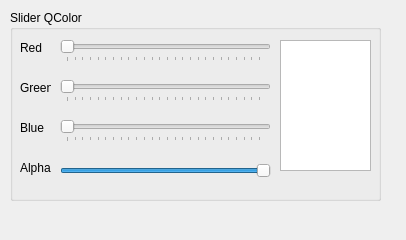
<?xml version="1.0" encoding="UTF-8"?>
<ui version="4.0">
 <class>slider_scrollbar_form</class>
 <widget class="QWidget" name="slider_scrollbar_form">
  <property name="geometry">
   <rect>
    <x>0</x>
    <y>0</y>
    <width>406</width>
    <height>240</height>
   </rect>
  </property>
  <property name="windowTitle">
   <string>Slider ScrollBar Demo</string>
  </property>
  <widget class="QGroupBox" name="groupBox">
   <property name="geometry">
    <rect>
     <x>10</x>
     <y>10</y>
     <width>371</width>
     <height>191</height>
    </rect>
   </property>
   <property name="title">
    <string>Slider QColor</string>
   </property>
   <widget class="QSlider" name="sliderRed">
    <property name="geometry">
     <rect>
      <x>50</x>
      <y>30</y>
      <width>211</width>
      <height>22</height>
     </rect>
    </property>
    <property name="maximum">
     <number>255</number>
    </property>
    <property name="orientation">
     <enum>Qt::Horizontal</enum>
    </property>
    <property name="tickPosition">
     <enum>QSlider::TicksBelow</enum>
    </property>
   </widget>
   <widget class="QSlider" name="sliderGreen">
    <property name="geometry">
     <rect>
      <x>50</x>
      <y>70</y>
      <width>211</width>
      <height>22</height>
     </rect>
    </property>
    <property name="maximum">
     <number>255</number>
    </property>
    <property name="orientation">
     <enum>Qt::Horizontal</enum>
    </property>
    <property name="tickPosition">
     <enum>QSlider::TicksBelow</enum>
    </property>
   </widget>
   <widget class="QSlider" name="sliderBlue">
    <property name="geometry">
     <rect>
      <x>50</x>
      <y>110</y>
      <width>211</width>
      <height>22</height>
     </rect>
    </property>
    <property name="maximum">
     <number>255</number>
    </property>
    <property name="orientation">
     <enum>Qt::Horizontal</enum>
    </property>
    <property name="tickPosition">
     <enum>QSlider::TicksBelow</enum>
    </property>
   </widget>
   <widget class="QLabel" name="label">
    <property name="geometry">
     <rect>
      <x>10</x>
      <y>30</y>
      <width>31</width>
      <height>16</height>
     </rect>
    </property>
    <property name="text">
     <string>Red</string>
    </property>
   </widget>
   <widget class="QLabel" name="label_2">
    <property name="geometry">
     <rect>
      <x>10</x>
      <y>110</y>
      <width>31</width>
      <height>16</height>
     </rect>
    </property>
    <property name="text">
     <string>Blue</string>
    </property>
   </widget>
   <widget class="QLabel" name="label_3">
    <property name="geometry">
     <rect>
      <x>10</x>
      <y>70</y>
      <width>31</width>
      <height>16</height>
     </rect>
    </property>
    <property name="text">
     <string>Green</string>
    </property>
   </widget>
   <widget class="QTextEdit" name="textEdit">
    <property name="geometry">
     <rect>
      <x>270</x>
      <y>30</y>
      <width>91</width>
      <height>131</height>
     </rect>
    </property>
   </widget>
   <widget class="QSlider" name="sliderAlpha">
    <property name="geometry">
     <rect>
      <x>50</x>
      <y>150</y>
      <width>211</width>
      <height>22</height>
     </rect>
    </property>
    <property name="maximum">
     <number>255</number>
    </property>
    <property name="value">
     <number>255</number>
    </property>
    <property name="orientation">
     <enum>Qt::Horizontal</enum>
    </property>
   </widget>
   <widget class="QLabel" name="label_4">
    <property name="geometry">
     <rect>
      <x>10</x>
      <y>150</y>
      <width>31</width>
      <height>16</height>
     </rect>
    </property>
    <property name="text">
     <string>Alpha</string>
    </property>
   </widget>
  </widget>
 </widget>
 <resources/>
 <connections/>
</ui>
